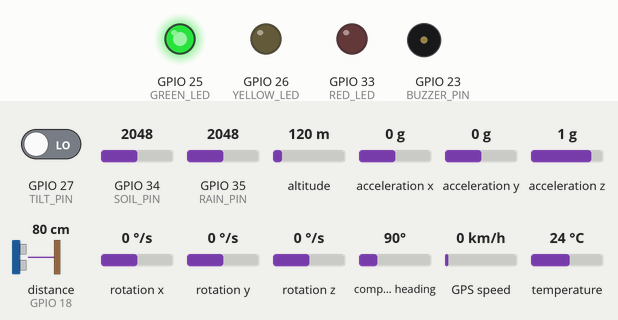
This sketch was run on a simulated ESP32. On the bench: output pins drawn as LEDs (lit = HIGH), buzzer (waves = sounding). The inputs (shaded band) are chosen by the test bench; at power-on: acceleration x 0 g, GPIO 35 (RAIN_PIN) = 2048, distance to the obstacle (sensor on GPIO 18) 80 cm, GPIO 27 (TILT_PIN) LOW, GPIO 34 (SOIL_PIN) = 2048, altitude 120 m, acceleration y 0 g, acceleration z 1 g, rotation x 0 °/s, rotation y 0 °/s, rotation z 0 °/s, compass heading 90°, GPS speed 0 km/h, temperature 24 °C. The echo pulse lasts 58.3 µs per cm; WiFi joins after 1.5 s; servers stay silent unless stated; uploads are accepted with an empty reply; the GPS gets a fix after 3 s at 37.7749, -122.4194 with 8 satellites; pins used as bus, display or sensor lines are not drawn; what the sketch prints to the serial monitor is not drawn.

Above: at 2.7 s.
2.8 s: acceleration x set to -1.4 g
At 11.3 s:
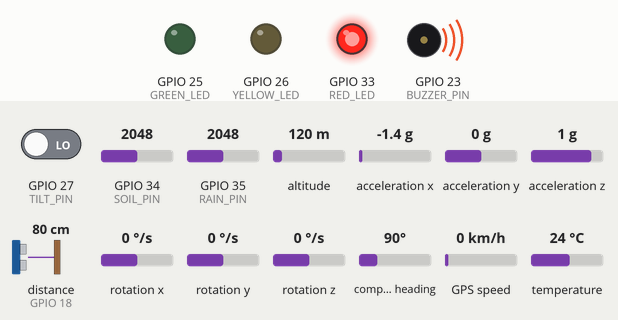
11.7 s: GPIO 35 (RAIN_PIN) set to 2797
22.2 s: GPIO 35 (RAIN_PIN) set to 2921
36.2 s: acceleration x set to -0.5 g
41.2 s: acceleration x set to -0.2 g
At 50.9 s:
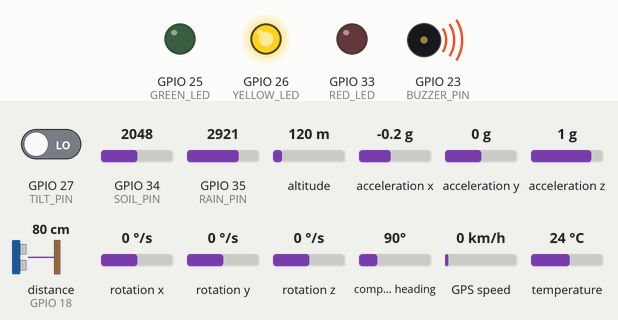
At 51.5 s:
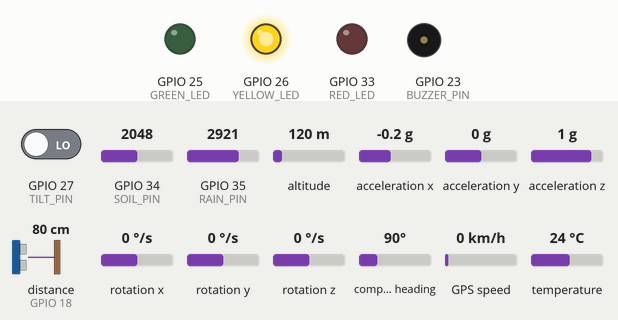
51.7 s: distance to the obstacle (sensor on GPIO 18) set to 74 cm
At 61.8 s:
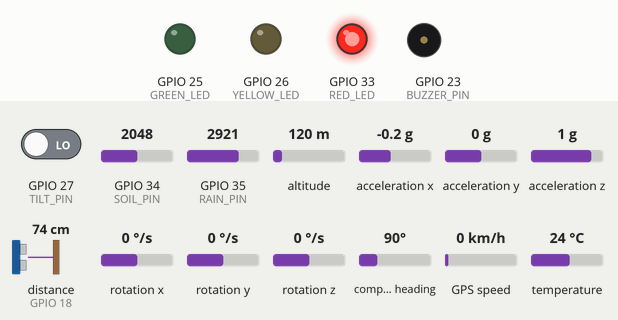
Timing chart, 0 to 62.5 s (numbered marks = the images above; inputs shaded):
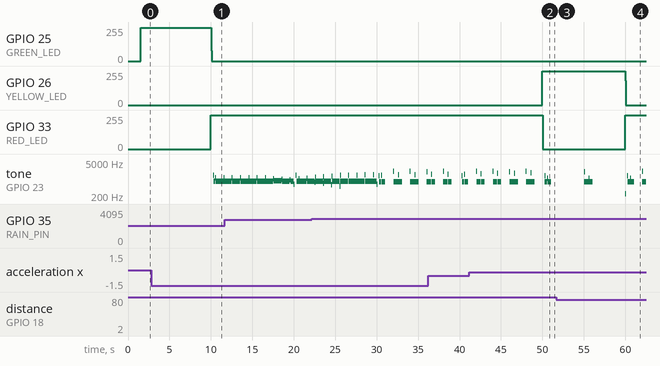

Measured:
- the behaviour switches between -0.4 and -0.3 g on acceleration x (found by bisection; images 1 and 2)
- the behaviour switches between 80 and 79 cm on distance to the obstacle (sensor on GPIO 18) (found by bisection; images 3 and 4)
- after the input at 2.8 s, GPIO 26 (YELLOW_LED): stays 0/255 (without the input it goes to 255/255 after 7.2 s); GPIO 33 (RED_LED): 0/255 → 255/255 after 7.2 s
- after the input at 41.2 s, GPIO 26 (YELLOW_LED): 0/255 → 255/255 after 8.8 s; GPIO 33 (RED_LED): 255/255 → 0/255 after 8.8 s
- after the input at 51.7 s, GPIO 26 (YELLOW_LED): 255/255 → 0/255 after 8.3 s; GPIO 33 (RED_LED): 0/255 → 255/255 after 8.3 s
- by itself, tone on GPIO 23 (BUZZER_PIN): plays 734 Hz for 0.04 s, 1159 Hz for 0.04 s, 804 Hz for 0.92 s, 654 Hz for 0.04 s, 1240 Hz for 0.04 s, 804 Hz for 0.92 s … (35 notes in this stretch)

The sketch:

esp32_landslide_node.ino
```cpp
/**
 * ESP32 Landslide Early-Warning System - GPS & Sensor Telemetry Node
 *
 * Target Board: ESP32 DevKit V1
 * Sensors:
 *  - Analog Soil Moisture (Capacitive/Resistive) -> GPIO 34 (AO)
 *  - Analog Raindrop Sensor Plate -> GPIO 35 (AO)
 *  - MPU6050 6-DOF IMU (Accelerometer + Gyro) -> I2C (SDA 21, SCL 22)
 *  - Mechanical Ball Tilt Switch -> GPIO 27 (DO)
 *  - HC-SR04 Ultrasonic Distance Sensor -> TRIG GPIO 5, ECHO GPIO 18 (via 1k/2k voltage divider)
 *  - NEO-6M GPS Module -> TX to GPIO 16 (ESP32 RX), RX to GPIO 17 (ESP32 TX)
 * Actuators:
 *  - Active Buzzer -> GPIO 23
 *  - Status LEDs -> Green (GPIO 25), Yellow (GPIO 26), Red (GPIO 33)
 *
 * Reference: ESP32 Landslide Early-Warning System — GPS Full Guide
 */

#include <WiFi.h>
#include <HTTPClient.h>
#include <WiFiClientSecure.h>
#include <Wire.h>
#include <Adafruit_MPU6050.h>
#include <Adafruit_Sensor.h>
#include <TinyGPSPlus.h>
#include <math.h>

// =============================================================================
// NETWORK & BACKEND CONFIGURATION
// =============================================================================
const char* WIFI_SSID     = "YOUR_WIFI_NAME";
const char* WIFI_PASSWORD = "YOUR_WIFI_PASSWORD";

// BACKEND DESTINATION:
// Method 1 (Recommended - Zero-Server Cloud Architecture):
// Set to your Firebase Realtime Database URL (ending in /landslide/latest.json):
// e.g. "https://YOUR-PROJECT-ID-default-rtdb.firebaseio.com/landslide/latest.json"
//
// Or Local Node.js Server:
// "http://YOUR_SERVER_IP:5000/api/sensor-data"
const char* DASHBOARD_URL = "https://landslide-detection-33787-default-rtdb.firebaseio.com/landslide/latest.json";
const char* API_KEY       = ""; // Optional X-API-Key or Firebase Auth Token

// =============================================================================
// PIN DEFINITIONS
// =============================================================================
#define SOIL_PIN    34
#define RAIN_PIN    35
#define MPU_SDA     21
#define MPU_SCL     22
#define TILT_PIN    27
#define TRIG_PIN    5
#define ECHO_PIN    18
#define BUZZER_PIN  23
#define GREEN_LED   25
#define YELLOW_LED  26
#define RED_LED     33
#define GPS_RX      16
#define GPS_TX      17

// =============================================================================
// GLOBAL OBJECTS & SENSOR STATE
// =============================================================================
TinyGPSPlus gps;
HardwareSerial GPS_Serial(2);

Adafruit_MPU6050 mpu;
bool mpuOK = false;

// GPS Telemetry
float latitude       = 0.0;
float longitude      = 0.0;
float gpsAltitude    = 0.0;
float gpsSpeed       = 0.0;
int   gpsSatellites  = 0;
bool  gpsValid       = false;

// Sensor Calibration & Constants
const int SOIL_DRY    = 4095;
const int SOIL_WET    = 1500;
const int RAIN_DRY    = 4095;
const int RAIN_WET    = 1000;
const int TILT_ACTIVE = LOW;

// Sampling & Transmission Timing
const unsigned long SENSOR_INTERVAL    = 10000UL; // 10 seconds
const unsigned long DASHBOARD_INTERVAL = 10000UL; // 10 seconds
const unsigned long WIFI_RETRY_INTERVAL = 15000UL; // 15 seconds

// Rolling 1-Hour Trend Buffer (360 samples at 10s intervals)
#define HISTORY_SIZE 360
float soilHistory[HISTORY_SIZE];
float rainHistory[HISTORY_SIZE];
int historyIndex = 0;
int historyCount = 0;

// Geotechnical & Incline Variables
float soilTrend        = 0.0;
float rainTrend        = 0.0;
float soilPercent      = 0.0;
float rainPercent      = 0.0;
float angleX           = 0.0;
float angleY           = 0.0;
float acceleration     = 0.0;
float distanceCm       = -1.0;
float baselineDistance = 0.0;
float displacementCm   = 0.0;

int  soilRaw     = 0;
int  rainRaw     = 0;
int  riskScore   = 0;
bool tiltSensor  = false;
bool sensorFault = false;

unsigned long lastSensorRead    = 0;
unsigned long lastDashboardSend = 0;
unsigned long lastWiFiAttempt   = 0;

// =============================================================================
// WI-FI CONNECTION MANAGEMENT
// =============================================================================
void connectWiFi() {
  if (WiFi.status() == WL_CONNECTED) return;

  WiFi.mode(WIFI_STA);
  WiFi.begin(WIFI_SSID, WIFI_PASSWORD);
  Serial.print("Connecting to Wi-Fi");

  unsigned long t = millis();
  while (WiFi.status() != WL_CONNECTED && millis() - t < 10000) {
    delay(500);
    Serial.print(".");
  }
  Serial.println();

  if (WiFi.status() == WL_CONNECTED) {
    Serial.print("Wi-Fi connected. IP address: ");
    Serial.println(WiFi.localIP());
  } else {
    Serial.println("Wi-Fi connection failed. Will retry later.");
  }
}

// =============================================================================
// GPS NMEA PARSER (NEO-6M via HardwareSerial 2)
// =============================================================================
void readGPS() {
  while (GPS_Serial.available()) {
    gps.encode(GPS_Serial.read());
  }

  if (gps.location.isValid()) {
    gpsValid  = true;
    latitude  = gps.location.lat();
    longitude = gps.location.lng();
  }

  if (gps.altitude.isValid()) {
    gpsAltitude = gps.altitude.meters();
  }

  if (gps.speed.isValid()) {
    gpsSpeed = gps.speed.kmph();
  }

  if (gps.satellites.isValid()) {
    gpsSatellites = gps.satellites.value();
  }
}

// =============================================================================
// SENSOR READING FUNCTIONS
// =============================================================================
float readSoil() {
  soilRaw = analogRead(SOIL_PIN);
  float pct = 100.0 * (soilRaw - SOIL_DRY) / (float)(SOIL_WET - SOIL_DRY);
  return constrain(pct, 0.0, 100.0);
}

float readRain() {
  rainRaw = analogRead(RAIN_PIN);
  float pct = 100.0 * (rainRaw - RAIN_DRY) / (float)(RAIN_WET - RAIN_DRY);
  return constrain(pct, 0.0, 100.0);
}

float readUltrasonic() {
  digitalWrite(TRIG_PIN, LOW);
  delayMicroseconds(2);
  digitalWrite(TRIG_PIN, HIGH);
  delayMicroseconds(10);
  digitalWrite(TRIG_PIN, LOW);

  long durationUs = pulseIn(ECHO_PIN, HIGH, 30000); // 30ms timeout (~5 meters)
  if (durationUs == 0) {
    return -1.0; // Sensor timeout / fault
  }
  return durationUs * 0.0343 / 2.0;
}

void readMPU() {
  if (!mpuOK) {
    angleX = 0.0;
    angleY = 0.0;
    acceleration = 0.0;
    return;
  }

  sensors_event_t a, g, temp;
  mpu.getEvent(&a, &g, &temp);

  acceleration = sqrt(
    a.acceleration.x * a.acceleration.x +
    a.acceleration.y * a.acceleration.y +
    a.acceleration.z * a.acceleration.z
  );

  angleX = atan2(a.acceleration.y, a.acceleration.z) * 180.0 / PI;
  angleY = atan2(-a.acceleration.x, sqrt(a.acceleration.y * a.acceleration.y + a.acceleration.z * a.acceleration.z)) * 180.0 / PI;
}

void updateHistory() {
  soilHistory[historyIndex] = soilPercent;
  rainHistory[historyIndex] = rainPercent;
  historyIndex = (historyIndex + 1) % HISTORY_SIZE;
  if (historyCount < HISTORY_SIZE) historyCount++;
}

float trend(float buffer[]) {
  if (historyCount < 2) return 0.0;
  int oldIdx = (historyIndex - historyCount + HISTORY_SIZE) % HISTORY_SIZE;
  int newIdx = (historyIndex - 1 + HISTORY_SIZE) % HISTORY_SIZE;
  return buffer[newIdx] - buffer[oldIdx];
}

// =============================================================================
// RISK FORMULA CALCULATION
// =============================================================================
int calculateRisk() {
  int s = 0;

  // 1. Soil moisture
  if (soilPercent >= 80) s += 3;
  else if (soilPercent >= 60) s += 2;
  else if (soilPercent >= 40) s += 1;

  // 2. Rain level
  if (rainPercent >= 80) s += 3;
  else if (rainPercent >= 60) s += 2;
  else if (rainPercent >= 40) s += 1;

  // 3. Slope tilt
  float maxTilt = max(abs(angleX), abs(angleY));
  if (maxTilt >= 20.0) s += 3;
  else if (maxTilt >= 10.0) s += 2;
  else if (maxTilt >= 5.0)  s += 1;

  // 4. Digital tilt switch trigger
  if (tiltSensor) s += 2;

  // 5. Vibration / acceleration anomaly
  if (acceleration > 13.0) s += 2;
  else if (acceleration > 11.0) s += 1;

  // 6. Ultrasonic ground displacement
  if (baselineDistance > 0) {
    if (displacementCm > 5.0) s += 3;
    else if (displacementCm > 2.0) s += 2;
    else if (displacementCm > 1.0) s += 1;
  }

  // 7. 1-Hour Trends (only after at least 60 samples / 10 minutes)
  if (historyCount >= 60) {
    if (soilTrend > 25.0) s += 2;
    else if (soilTrend > 10.0) s += 1;

    if (rainTrend > 25.0) s += 2;
    else if (rainTrend > 10.0) s += 1;
  }

  return s;
}

String statusText() {
  if (sensorFault) return "SENSOR_FAULT";
  if (riskScore >= 10) return "DANGER";
  if (riskScore >= 7)  return "HIGH_RISK";
  if (riskScore >= 4)  return "WARNING";
  return "SAFE";
}

// =============================================================================
// ACOUSTIC & OPTICAL ACTUATION
// =============================================================================
void warningOutput() {
  String st = statusText();

  digitalWrite(GREEN_LED, LOW);
  digitalWrite(YELLOW_LED, LOW);
  digitalWrite(RED_LED, LOW);
  digitalWrite(BUZZER_PIN, LOW);

  if (st == "SAFE") {
    digitalWrite(GREEN_LED, HIGH);
  } else if (st == "WARNING") {
    digitalWrite(YELLOW_LED, HIGH);
    if ((millis() / 1000) % 5 == 0) {
      digitalWrite(BUZZER_PIN, HIGH);
    }
  } else if (st == "HIGH_RISK") {
    digitalWrite(RED_LED, HIGH);
    if ((millis() / 1000) % 2 == 0) {
      digitalWrite(BUZZER_PIN, HIGH);
    }
  } else if (st == "DANGER") {
    digitalWrite(RED_LED, HIGH);
    digitalWrite(BUZZER_PIN, HIGH);
  } else {
    digitalWrite(YELLOW_LED, HIGH);
  }
}

// =============================================================================
// PERIODIC SENSOR ACQUISITION
// =============================================================================
void readSensors() {
  soilPercent = readSoil();
  rainPercent = readRain();
  readMPU();

  distanceCm = readUltrasonic();
  if (distanceCm > 0) {
    if (baselineDistance <= 0) baselineDistance = distanceCm;
    displacementCm = abs(distanceCm - baselineDistance);
  }

  tiltSensor = (digitalRead(TILT_PIN) == TILT_ACTIVE);
  sensorFault = (distanceCm < 0 || !mpuOK);

  updateHistory();
  soilTrend = trend(soilHistory);
  rainTrend = trend(rainHistory);

  riskScore = calculateRisk();
  warningOutput();

  Serial.printf(
    "Soil %.1f%% Rain %.1f%% Tilt %.2f/%.2f Dist %.2f Disp %.2f Risk %d %s\n",
    soilPercent, rainPercent, angleX, angleY, distanceCm, displacementCm, riskScore, statusText().c_str()
  );

  if (gpsValid) {
    Serial.printf("GPS Fix: Lat %.6f, Lng %.6f, Alt %.1fm, Sats %d\n", latitude, longitude, gpsAltitude, gpsSatellites);
  } else {
    Serial.println("GPS: Waiting for satellite fix...");
  }
}

// =============================================================================
// TELEMETRY TRANSMISSION (HTTP POST)
// =============================================================================
void sendDashboard() {
  if (WiFi.status() != WL_CONNECTED) return;

  HTTPClient http;
  String url = DASHBOARD_URL;

  if (url.startsWith("https://")) {
    WiFiClientSecure secureClient;
    secureClient.setInsecure();
    http.begin(secureClient, url);
  } else {
    WiFiClient client;
    http.begin(client, url);
  }

  http.addHeader("Content-Type", "application/json");
  if (String(API_KEY).length() > 0) {
    http.addHeader("X-API-Key", API_KEY);
  }

  String json = "{";
  json += "\"device\":\"ESP32_LANDSLIDE_01\",";
  json += "\"gps_valid\":" + String(gpsValid ? "true" : "false") + ",";
  json += "\"latitude\":" + String(latitude, 6) + ",";
  json += "\"longitude\":" + String(longitude, 6) + ",";
  json += "\"gps_altitude\":" + String(gpsAltitude, 2) + ",";
  json += "\"gps_speed\":" + String(gpsSpeed, 2) + ",";
  json += "\"gps_satellites\":" + String(gpsSatellites) + ",";
  json += "\"soil_moisture\":" + String(soilPercent, 2) + ",";
  json += "\"rain_level\":" + String(rainPercent, 2) + ",";
  json += "\"soil_raw\":" + String(soilRaw) + ",";
  json += "\"rain_raw\":" + String(rainRaw) + ",";
  json += "\"tilt_x\":" + String(angleX, 2) + ",";
  json += "\"tilt_y\":" + String(angleY, 2) + ",";
  json += "\"acceleration\":" + String(acceleration, 2) + ",";
  json += "\"distance_cm\":" + String(distanceCm, 2) + ",";
  json += "\"displacement_cm\":" + String(displacementCm, 2) + ",";
  json += "\"tilt_sensor\":" + String(tiltSensor ? "true" : "false") + ",";
  json += "\"soil_trend\":" + String(soilTrend, 2) + ",";
  json += "\"rain_trend\":" + String(rainTrend, 2) + ",";
  json += "\"history_samples\":" + String(historyCount) + ",";
  json += "\"risk_score\":" + String(riskScore) + ",";
  json += "\"status\":\"" + statusText() + "\",";
  json += "\"sensor_fault\":" + String(sensorFault ? "true" : "false") + ",";
  json += "\"uptime_ms\":" + String(millis());
  json += "}";

  Serial.println("Transmitting telemetry to dashboard / cloud...");
  int httpCode = 0;
  if (url.indexOf("firebaseio.com") >= 0 || url.endsWith(".json")) {
    httpCode = http.PUT(json);
  } else {
    httpCode = http.POST(json);
  }
  Serial.printf("HTTP Response code: %d\n", httpCode);

  if (httpCode > 0) {
    Serial.println(http.getString());
  }

  http.end();
}

// =============================================================================
// MAIN ARDUINO SETUP
// =============================================================================
void setup() {
  Serial.begin(115200);

  GPS_Serial.begin(9600, SERIAL_8N1, GPS_RX, GPS_TX);

  pinMode(TILT_PIN, INPUT);
  pinMode(TRIG_PIN, OUTPUT);
  pinMode(ECHO_PIN, INPUT);
  pinMode(BUZZER_PIN, OUTPUT);
  pinMode(GREEN_LED, OUTPUT);
  pinMode(YELLOW_LED, OUTPUT);
  pinMode(RED_LED, OUTPUT);

  Wire.begin(MPU_SDA, MPU_SCL);
  if (mpu.begin()) {
    mpuOK = true;
    mpu.setAccelerometerRange(MPU6050_RANGE_8_G);
    mpu.setGyroRange(MPU6050_RANGE_500_DEG);
    mpu.setFilterBandwidth(MPU6050_BAND_21_HZ);
    Serial.println("MPU6050 sensor initialized successfully");
  } else {
    Serial.println("MPU6050 sensor NOT detected! Check SDA/SCL lines.");
  }

  connectWiFi();
  Serial.println("LANDSLIDE EARLY-WARNING SYSTEM READY");
}

// =============================================================================
// MAIN ARDUINO LOOP
// =============================================================================
void loop() {
  unsigned long now = millis();

  readGPS();

  if (WiFi.status() != WL_CONNECTED && now - lastWiFiAttempt >= WIFI_RETRY_INTERVAL) {
    lastWiFiAttempt = now;
    connectWiFi();
  }

  if (now - lastSensorRead >= SENSOR_INTERVAL) {
    lastSensorRead = now;
    readSensors();
  }

  if (now - lastDashboardSend >= DASHBOARD_INTERVAL) {
    lastDashboardSend = now;
    sendDashboard();
  }

  warningOutput();
}
```
